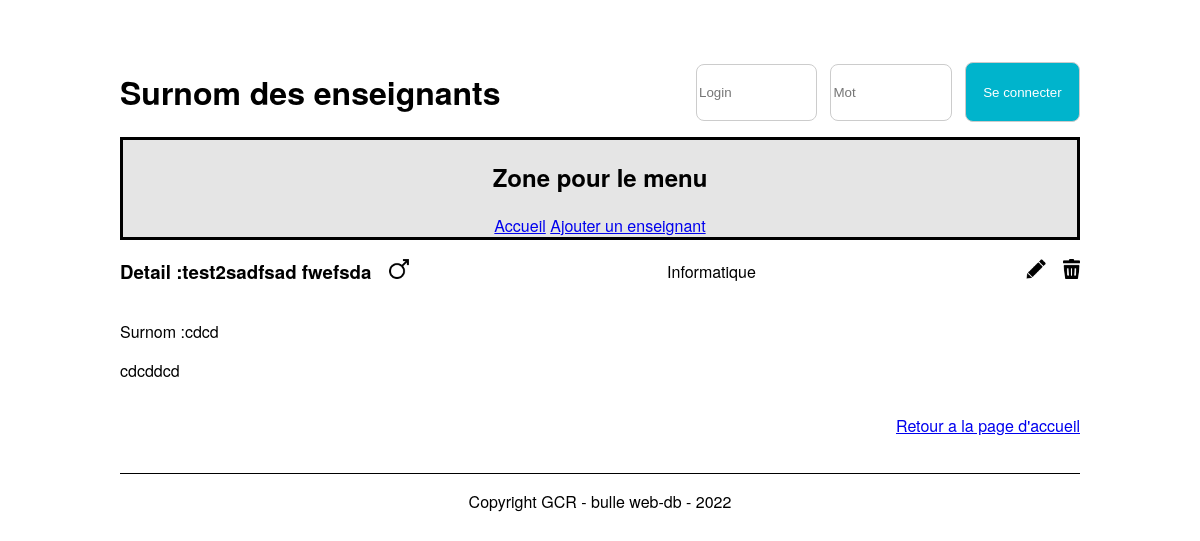
The app's page /detailTeacher.php?idTeacher=5 (signed in) with its own data.
### tables this page shows
CREATE TABLE `t_teacher` (
  `idTeacher` int NOT NULL,
  `teaFirstname` varchar(50) NOT NULL,
  `teaName` varchar(50) NOT NULL,
  `teaGender` char(1) NOT NULL,
  `teaNickname` varchar(50) NOT NULL,
  `teaOrigine` text NOT NULL,
  `fkSection` int NOT NULL
);

CREATE TABLE `t_section` (
  `idSection` int NOT NULL,
  `secName` varchar(20) NOT NULL
);

### src/Database.php (called while the page is built, shortened)
<?php
class Database
{
    private $connector;
    public function __construct()
    {
        try {
            $this->connector = new PDO('mysql:host=localhost:6033;dbname=P_Appro2;charset=utf8', 'root', 'root');
        } catch (PDOException $e) {
            die('Erreur : ' . $e->getMessage());
        }
    }
    private function queryPrepareExecute($query, $binds)
    {
        $req = $this->connector->prepare($query);
        foreach ($binds as $bind => $value) {
            $req->bindValue($bind, $value);
        };
        $req->execute();
        return $req;
    }
    private function formatData($req)
    {
        return $req->fetchALL(PDO::FETCH_ASSOC);
    }
    public function getOneTeacher($id)
    {
        $query = "SELECT * FROM t_teacher, t_section WHERE idTeacher = :id AND fkSection = idSection";
        $bind = array('id' => $id);
        $req = $this->queryPrepareExecute($query, $bind);
        $Oneteacher = $this->formatData($req);
        return $Oneteacher[0];
    }
}

### src/detailTeacher.php (the view, shortened to what this page needs)
<?php
include("Database.php");
$db = new Database();
$OneTeacher = $db->getOneTeacher($_GET["idTeacher"]);
?>
<!DOCTYPE html>
<html lang="fr">
<head>
    <link href="./css/style.css" rel="stylesheet">
</head>
<body>
    <header>
        <div class="container-header">
            <div class="titre-header">
                <h1><?php echo gettext("Surnom des enseignants"); ?></h1>
            </div>
            <div class="login-container">
                <form action="#" method="post">
                    <input type="text" name="user" id="user" placeholder="Login">
                    <input type="password" name="password" id="password" placeholder=<?php echo gettext("Mot de passe"); ?>>
                    <button type="submit" class="btn btn-login"><?php echo gettext("Se connecter"); ?></button>
                </form>
            </div>
        </div>
        <nav>
            <h2><?php echo gettext("Zone pour le menu"); ?></h2>
            <?php if ($_SESSION['userConnected'] >= 1) {
            ?>
                <a href="index.php"><?php echo gettext("Accueil"); ?></a>
                <?php if ($_SESSION['userConnected'] == 2) {
                ?>
                    <a href="addTeacher.php"><?php echo gettext("Ajouter un enseignant"); ?></a>
                <?php } ?>
        </nav>
    <?php } ?>
    </header>
    <div class="container">
        <div class="user-head">
            <h3><?php echo gettext("Detail :"); ?><?php
                            echo $OneTeacher["teaName"] . " " . $OneTeacher["teaFirstname"] ?>
                <?php
                if ($OneTeacher["teaGender"] == "M") {
                    echo '<img style="margin-left: 1vw;" height="20em" src="./img/male.png" alt="male symbole">';
                } else if ($OneTeacher["teaGender"] == "F") {
                    echo '<img style="margin-left: 1vw;" height="20em" src="./img/femelle.png" alt="male symbole">';
                } else if ($OneTeacher["teaGender"] == "A") {
                    echo '<img style="margin-left: 1vw;" height="20em" src="./img/autre.png" alt="male symbole">';
                }
                ?>
            </h3>
            <p>
                <?php echo $OneTeacher["secName"] ?>
            </p>
            <div class="actions">
                <?php if ($_SESSION['userConnected'] == 2) { ?>
                    <a href="#">
                        <img height="20em" src="./img/edit.png" alt="edit icon"></a>
                    <a href="javascript:confirmDelete()">
                        <img height="20em" src="./img/delete.png" alt="delete icon"> </a>
                <?php } ?>
            </div>
        </div>
        <div class="user-body">
            <div class="left">
                <p><?php echo gettext("Surnom :"); echo $OneTeacher["teaNickname"]  ?></p>
                <p> <?php echo $OneTeacher["teaOrigine"]  ?></p>
            </div>
        </div>
        <div class="user-footer">
            <a href="index.html"><p><?php echo gettext("Retour a la page d'accueil")?></a>
        </div>
    </div>
    <footer>
        <p>Copyright GCR - bulle web-db - 2022</p>
    </footer>
</body>
</html>

### src/css/style.css (style rules this page uses)
body { font-family: "Helvetica Neue", Helvetica, Arial, sans-serif; margin: auto; width: 80%; }
nav { border: black solid 3px; background-color: #e5e5e5; text-align: center; }
.container { height: 50%; }
footer { border-top: black solid 1px; text-align: center; margin-top: 3vw; }
.containerOptions a, .user-head a { text-decoration: none; height: 100%; margin-left: 1vw; }
.user-head { width: 100%; display: flex; flex-direction: row; justify-content: space-between; align-items: center; }
.user-footer { text-align: right; }
.left, .rigth { display: inline-block; }
.left { width: 70%; }
.container-header { display: flex; justify-content: center; align-items: center; padding-top: 5%; }
.titre-header { width: 60%; height: 100%; }
.login-container { width: 40%; height: 100%; display: flex; justify-content: end; align-items: center; }
.login-container form { display: flex; justify-content: space-between; }
.login-container input, .login-container .btn-login { width: 30%; display: inline-block; border: 1px solid #ccc; border-radius: 8px; }
.login-container input { height: 4em; margin-bottom: auto; margin-top: auto; }
.btn-login { background-color: #00b4cc; }
.btn { text-align: center; color: white; width: 100%; border: none; cursor: pointer; height: 4.5em; border-radius: 8px; }

### records on screen
t_teacher: teaName "test2sadfsad", teaFirstname "fwefsda", fkSection.secName "Informatique", teaNickname "cdcd", teaOrigine "cdcddcd"

### other values on screen
gettext("Surnom des enseignants") "Surnom des enseignants"
gettext("Se connecter") "Se connecter"
gettext("Zone pour le menu") "Zone pour le menu"
gettext("Accueil") "Accueil"
gettext("Ajouter un enseignant") "Ajouter un enseignant"
gettext("Detail :") "Detail :"
gettext("Surnom :") "Surnom :"
gettext("Retour a la page d'accueil") "Retour a la page d'accueil"
